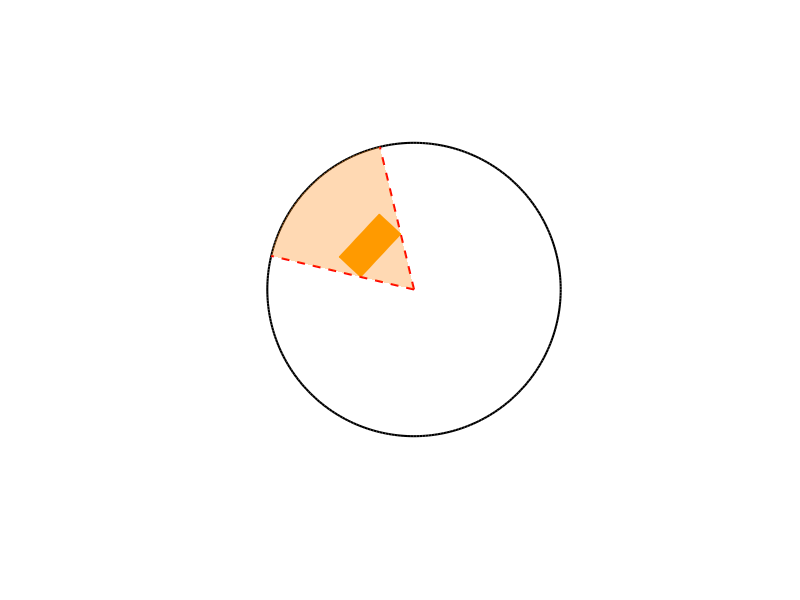

This figure's MATLAB source:
% Rectangle parameters
l = 1.2;               % Length
w = 0.6;               % Width
alpha = -0.9;          % Center X
beta = 0.9;            % Center Y
phi = 0.820305;        % Inclination

% Midpoints of 2 parallel widths
M_x = alpha - l*cos(phi)/2;
N_x = alpha + l*cos(phi)/2;
M_y = beta - l*sin(phi)/2;
N_y = beta + l*sin(phi)/2;

% Rectangle vertices (rotated)
obstacle.vertices = [
    M_x - w*sin(phi)/2, M_y + w*cos(phi)/2;
    N_x - w*sin(phi)/2, N_y + w*cos(phi)/2;
    M_x + w*sin(phi)/2, M_y - w*cos(phi)/2;
    N_x + w*sin(phi)/2, N_y - w*cos(phi)/2
];

% Triangle-based rectangle
obstacle.faces = [1 2 4; 1 4 3];

% ---------- Plot Circle and Rectangle ----------
figure;
hold on;
r = 3;
theta = linspace(0, 2*pi, 300);
x_circle = r * cos(theta);
y_circle = r * sin(theta);
plot(x_circle, y_circle, 'k', 'LineWidth', 1.5);  % black circle

patch('Faces', obstacle.faces, 'Vertices', obstacle.vertices, ...
      'FaceColor', [255 165 0]/255, 'EdgeColor', [255 165 0]/255);

axis equal
axis off
xlim([-5 5])
ylim([-5 5])

% ---------- Compute Distances from Origin ----------
distances = sqrt(sum(obstacle.vertices.^2, 2));
inside_idx = find(distances <= r);
outside_idx = find(distances > r);

% Helper to compute angle normalized
normalize_angle = @(x, y) mod(atan2(y, x), 2*pi);

% Case 1, 2: Fully or mostly inside circle
if length(outside_idx) <= 1
    angles_rad = arrayfun(@(i) normalize_angle(obstacle.vertices(i,1), obstacle.vertices(i,2)), 1:4);
    max_diff = 0;
    idx1 = 0; idx2 = 0;
    for i = 1:3
        for j = i+1:4
            diff = abs(angles_rad(i) - angles_rad(j));
            diff = min(diff, 2*pi - diff);
            if diff > max_diff
                max_diff = diff;
                idx1 = i;
                idx2 = j;
            end
        end
    end
    points = [obstacle.vertices(idx1,:); obstacle.vertices(idx2,:)];
else
    % Case 3, 4, 5: Rectangle intersects circle
    lines = [1 2; 1 3; 2 4; 3 4];
    intersection_pts = [];
    for k = 1:size(lines,1)
        P1 = obstacle.vertices(lines(k,1),:);
        P2 = obstacle.vertices(lines(k,2),:);
        d = P2 - P1;
        f = P1;

        a = dot(d,d);
        b = 2 * dot(f,d);
        c = dot(f,f) - r^2;
        discriminant = b^2 - 4*a*c;

        if discriminant >= 0
            discriminant = sqrt(discriminant);
            t1 = (-b - discriminant) / (2*a);
            t2 = (-b + discriminant) / (2*a);

            if t1 >= 0 && t1 <= 1
                intersection_pts(end+1,:) = P1 + t1*d;
            end
            if t2 >= 0 && t2 <= 1
                intersection_pts(end+1,:) = P1 + t2*d;
            end
        end
    end

    all_pts = [obstacle.vertices(inside_idx,:); intersection_pts];
    angles_rad = arrayfun(@(i) normalize_angle(all_pts(i,1), all_pts(i,2)), 1:size(all_pts,1));
    max_diff = 0;
    idx1 = 0; idx2 = 0;
    for i = 1:length(angles_rad)-1
        for j = i+1:length(angles_rad)
            diff = abs(angles_rad(i) - angles_rad(j));
            diff = min(diff, 2*pi - diff);
            if diff > max_diff
                max_diff = diff;
                idx1 = i;
                idx2 = j;
            end
        end
    end
    points = [all_pts(idx1,:); all_pts(idx2,:)];
end

% ---------- Final Plot Logic ----------
theta_start = normalize_angle(points(1,1), points(1,2));
theta_end = normalize_angle(points(2,1), points(2,2));
if mod(theta_end - theta_start, 2*pi) > pi
    tmp = theta_start; theta_start = theta_end; theta_end = tmp;
end
if theta_end < theta_start
    theta_end = theta_end + 2*pi;
end

v1 = points(1,:) / norm(points(1,:));
v2 = points(2,:) / norm(points(2,:));
end1 = v1 * r;
end2 = v2 * r;

plot([0 end1(1)], [0 end1(2)], 'r--', 'LineWidth', 1.5);
plot([0 end2(1)], [0 end2(2)], 'r--', 'LineWidth', 1.5);

theta_sector = linspace(theta_start, theta_end, 100);
x_sector = r * cos(theta_sector);
y_sector = r * sin(theta_sector);
patch([0 x_sector 0], [0 y_sector 0], [1 0.5 0], 'FaceAlpha', 0.3, 'EdgeColor', 'none');

% ---------- Annotation ----------
theta_min_deg = mod(rad2deg(theta_start), 360);
theta_max_deg = mod(rad2deg(theta_end), 360);
angle_span_deg = theta_max_deg - theta_min_deg;
if angle_span_deg < 0
    angle_span_deg = angle_span_deg + 360;
end
if angle_span_deg > 360
    angle_span_deg = 360;
end

%text(end1(1)*1.1, end1(2)*1.1, ...
     %sprintf('\\theta_{min} = %.1f^\\circ', theta_min_deg), ...
    % 'Color', 'r', 'FontSize', 10, 'HorizontalAlignment', 'left');

%text(end2(1)*1.1, end2(2)*1.1, ...
     %sprintf('\\theta_{max} = %.1f^\\circ', theta_max_deg), ...
     %'Color', 'r', 'FontSize', 10, 'HorizontalAlignment', 'left');

%text(0.5, 0.3, ...
     %sprintf('\\Delta\\theta = %.1f^\\circ', angle_span_deg), ...
     %'Color', 'k', 'FontSize', 11, 'FontWeight', 'bold');

hold off;

% ---------- Console Output ----------
fprintf('Min: %.2f degrees\n', theta_min_deg);
fprintf('Max: %.2f degrees\n', theta_max_deg);
fprintf('Span: %.2f degrees\n', angle_span_deg);
